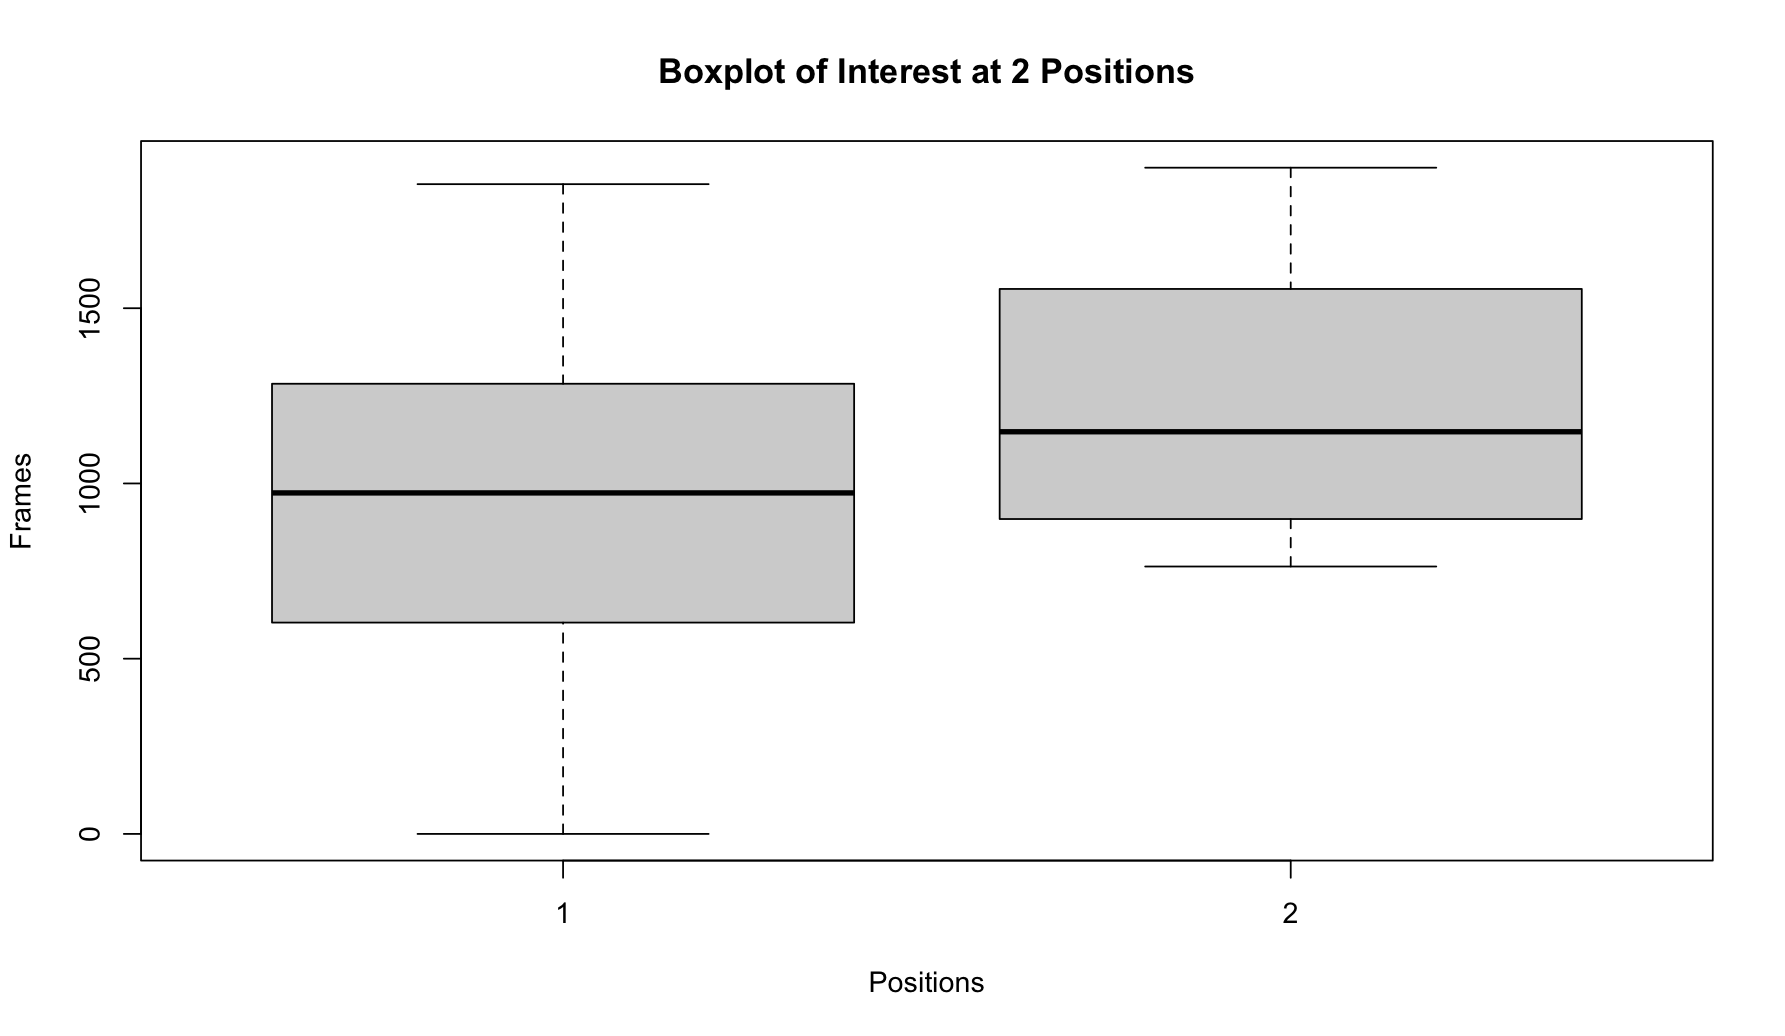

Recreate this plot in R.
library(tidyverse)
PositionBias <- read_csv("Bonsai-IsaRow - Object-in-Context.csv")
PositionBias <- PositionBias %>%
  select(23:24)
boxplot(Frames ~ FramePosition, data = PositionBias, main = "Boxplot of Interest at 2 Positions", xlab = "Positions")
t.test(Frames ~ FramePosition, data = PositionBias)
